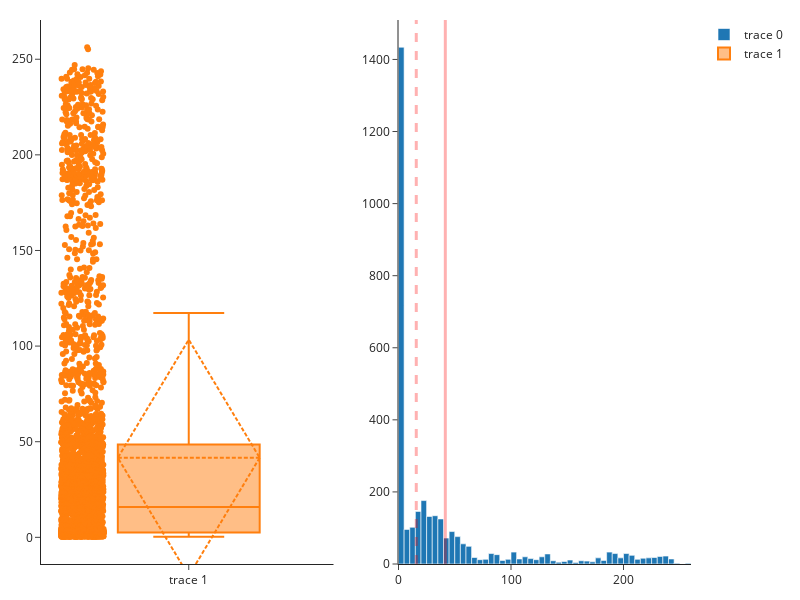

The notebook cell saved with this chart:
### Code cell
fig = make_subplots(rows=1, cols=2)

fig.add_trace(go.Histogram(x=mglu3), row=1, col=2)
fig.add_vline(x=np.mean(mglu3), line_width=3, line_color="red", row=1, col=2)
fig.add_vline(
    x=np.median(mglu3), line_width=3, line_dash="dash", line_color="red", row=1, col=2
)

fig.add_trace(go.Box(y=mglu3, boxpoints="all", boxmean="sd"), row=1, col=1)

fig.update_layout(
    width=800, height=600, template="simple_white", margin=dict(l=20, r=20, t=20, b=20)
)

### Figure 1 — Plotly figure (JSON) as saved in the notebook; plotly's stock layout.template omitted (floating-point values rounded to 4 significant figures; data arrays with more than 128 entries replaced by an {"elided": "..."} marker saying what was removed)
{"data": [{"type": "histogram", "x": {"elided": "3294 float values"}, "xaxis": "x2", "yaxis": "y2"}, {"boxmean": "sd", "boxpoints": "all", "type": "box", "xaxis": "x", "y": {"elided": "3294 float values"}, "yaxis": "y"}], "layout": {"height": 600, "margin": {"b": 20, "l": 20, "r": 20, "t": 20}, "shapes": [{"line": {"color": "red", "width": 3}, "type": "line", "x0": 41.62, "x1": 41.62, "xref": "x2", "y0": 0, "y1": 1, "yref": "y2 domain"}, {"line": {"color": "red", "dash": "dash", "width": 3}, "type": "line", "x0": 15.8, "x1": 15.8, "xref": "x2", "y0": 0, "y1": 1, "yref": "y2 domain"}], "width": 800, "xaxis": {"anchor": "y", "domain": [0, 0.45]}, "xaxis2": {"anchor": "y2", "domain": [0.55, 1]}, "yaxis": {"anchor": "x", "domain": [0, 1]}, "yaxis2": {"anchor": "x2", "domain": [0, 1]}}}
